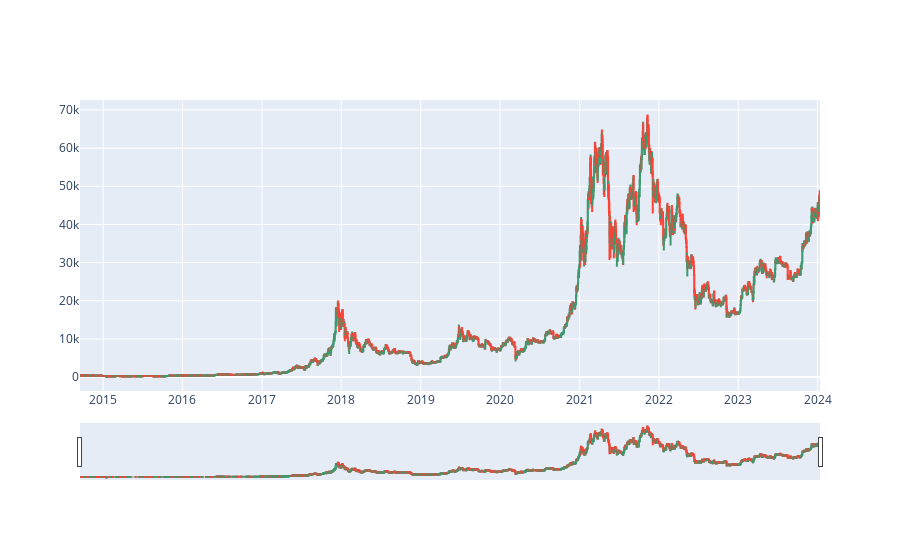

Notebook source saved alongside this figure:
### Code cell
#candlstick grafiği volume ile birlikte gösterilmesi
import plotly.graph_objects as go

fig = go.Figure(data=[go.Candlestick(x=df.index,
                open=df['Open'],
                high=df['High'],
                low=df['Low'],
                close=df['Close'])])

# çizdirme
fig.show()

### Figure 1 — Plotly figure (JSON) as saved in the notebook; plotly's stock layout.template omitted (floating-point values rounded to 4 significant figures; data arrays with more than 128 entries replaced by an {"elided": "..."} marker saying what was removed)
{"data": [{"close": {"elided": "3405 float values"}, "high": {"elided": "3405 float values"}, "low": {"elided": "3405 float values"}, "open": {"elided": "3405 float values"}, "type": "candlestick", "x": {"elided": "3405 str values"}}], "layout": {}}
